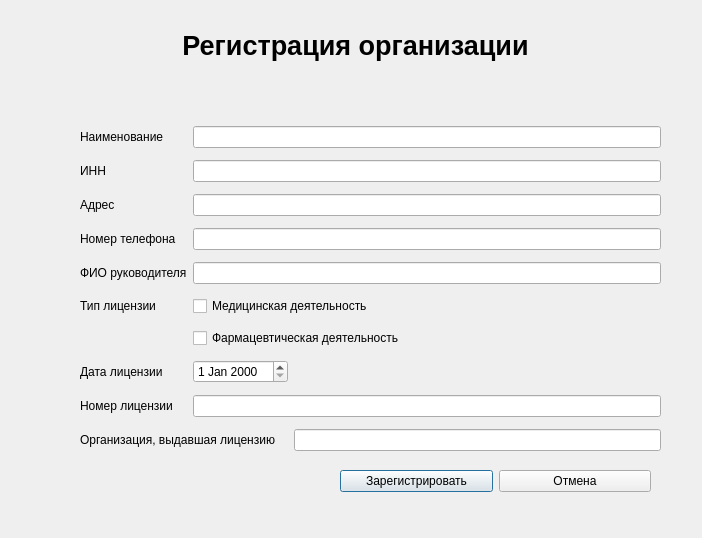
<?xml version="1.0" encoding="UTF-8"?>
<ui version="4.0">
 <class>Organization</class>
 <widget class="QDialog" name="Organization">
  <property name="geometry">
   <rect>
    <x>0</x>
    <y>0</y>
    <width>702</width>
    <height>538</height>
   </rect>
  </property>
  <property name="windowTitle">
   <string>Dialog</string>
  </property>
  <widget class="QWidget" name="layoutWidget">
   <property name="geometry">
    <rect>
     <x>340</x>
     <y>470</y>
     <width>311</width>
     <height>23</height>
    </rect>
   </property>
   <layout class="QHBoxLayout" name="horizontalLayout">
    <item>
     <widget class="QPushButton" name="pushButton_registration">
      <property name="text">
       <string>Зарегистрировать</string>
      </property>
     </widget>
    </item>
    <item>
     <widget class="QPushButton" name="pushButton_cancel">
      <property name="text">
       <string>Отмена</string>
      </property>
     </widget>
    </item>
   </layout>
  </widget>
  <widget class="QWidget" name="layoutWidget_2">
   <property name="geometry">
    <rect>
     <x>80</x>
     <y>120</y>
     <width>581</width>
     <height>341</height>
    </rect>
   </property>
   <layout class="QGridLayout" name="gridLayout">
    <item row="7" column="0">
     <widget class="QLabel" name="label_8">
      <property name="text">
       <string>Дата лицензии</string>
      </property>
     </widget>
    </item>
    <item row="8" column="1" colspan="2">
     <widget class="QLineEdit" name="license_number"/>
    </item>
    <item row="2" column="0">
     <widget class="QLabel" name="label_4">
      <property name="text">
       <string>Адрес</string>
      </property>
     </widget>
    </item>
    <item row="3" column="0">
     <widget class="QLabel" name="label_5">
      <property name="text">
       <string>Номер телефона</string>
      </property>
     </widget>
    </item>
    <item row="3" column="1" colspan="2">
     <widget class="QLineEdit" name="telephone"/>
    </item>
    <item row="7" column="1">
     <widget class="QDateEdit" name="license_date"/>
    </item>
    <item row="4" column="0">
     <widget class="QLabel" name="label_6">
      <property name="text">
       <string>ФИО руководителя</string>
      </property>
     </widget>
    </item>
    <item row="2" column="1" colspan="2">
     <widget class="QLineEdit" name="address"/>
    </item>
    <item row="5" column="0">
     <widget class="QLabel" name="label_10">
      <property name="text">
       <string>Тип лицензии</string>
      </property>
     </widget>
    </item>
    <item row="5" column="1" colspan="2">
     <widget class="QCheckBox" name="type_lic_med">
      <property name="text">
       <string>Медицинская деятельность</string>
      </property>
     </widget>
    </item>
    <item row="0" column="1" colspan="2">
     <widget class="QLineEdit" name="name"/>
    </item>
    <item row="1" column="0">
     <widget class="QLabel" name="label_3">
      <property name="text">
       <string>ИНН</string>
      </property>
     </widget>
    </item>
    <item row="4" column="1" colspan="2">
     <widget class="QLineEdit" name="director"/>
    </item>
    <item row="1" column="1" colspan="2">
     <widget class="QLineEdit" name="inn"/>
    </item>
    <item row="9" column="0" colspan="2">
     <widget class="QLabel" name="label_11">
      <property name="text">
       <string>Организация, выдавшая лицензию</string>
      </property>
     </widget>
    </item>
    <item row="8" column="0">
     <widget class="QLabel" name="label_9">
      <property name="text">
       <string>Номер лицензии</string>
      </property>
     </widget>
    </item>
    <item row="9" column="2">
     <widget class="QLineEdit" name="license_organization"/>
    </item>
    <item row="0" column="0">
     <widget class="QLabel" name="label_2">
      <property name="text">
       <string>Наименование</string>
      </property>
     </widget>
    </item>
    <item row="6" column="1" colspan="2">
     <widget class="QCheckBox" name="type_lic_farm">
      <property name="text">
       <string>Фармацевтическая деятельность</string>
      </property>
     </widget>
    </item>
   </layout>
  </widget>
  <widget class="QLabel" name="label">
   <property name="geometry">
    <rect>
     <x>150</x>
     <y>30</y>
     <width>411</width>
     <height>31</height>
    </rect>
   </property>
   <property name="font">
    <font>
     <pointsize>20</pointsize>
     <weight>75</weight>
     <bold>true</bold>
    </font>
   </property>
   <property name="text">
    <string>Регистрация организации</string>
   </property>
   <property name="alignment">
    <set>Qt::AlignCenter</set>
   </property>
  </widget>
  <widget class="QLabel" name="checking_data">
   <property name="geometry">
    <rect>
     <x>80</x>
     <y>480</y>
     <width>261</width>
     <height>21</height>
    </rect>
   </property>
   <property name="text">
    <string/>
   </property>
  </widget>
  <widget class="QLabel" name="type_organization">
   <property name="geometry">
    <rect>
     <x>90</x>
     <y>85</y>
     <width>571</width>
     <height>21</height>
    </rect>
   </property>
   <property name="text">
    <string/>
   </property>
  </widget>
 </widget>
 <resources/>
 <connections/>
</ui>
